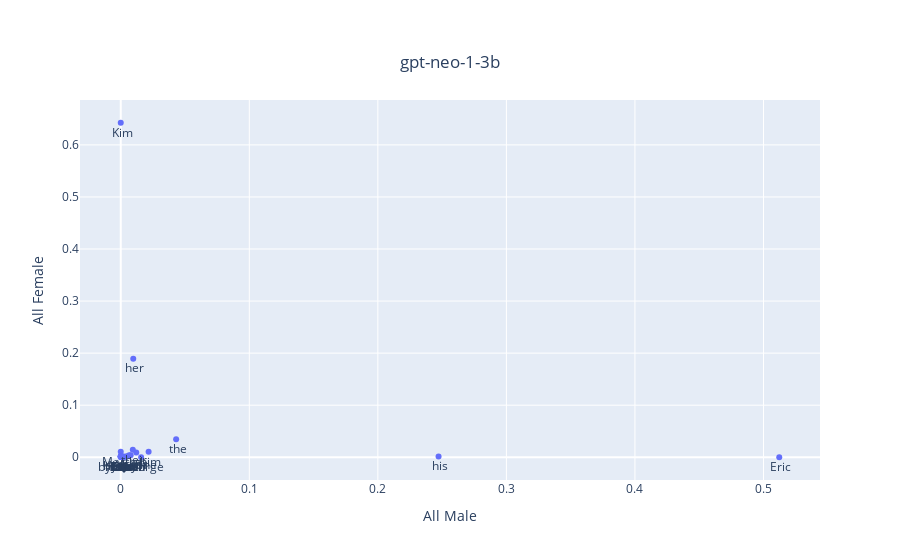

Notebook cell for this chart:
### Code cell
plot_compare_prompt_logprobs(prompt1, prompt2, "All Male", "All Female")

### Figure 1 — Plotly figure (JSON) as saved in the notebook; plotly's stock layout.template omitted (floating-point values rounded to 4 significant figures)
{"data": [{"mode": "markers+text", "text": [" his", " Eric", " their", " Martha", " Mary", " both", " himself", " K", " Kim", "bytes:'\\n'", " John", " someone", " the", " one", " them", " Lee", " George", " an", "Eric", " a", " her", " me", " �", " him", " herself", "Kim", " Lisa", " Erica"], "textposition": "bottom center", "type": "scatter", "x": [0.2472, 0.5122, 0.009391, 0, 0, 0.001246, 0.002338, 0, 0, 0.001486, 0.001213, 0.006582, 0.04309, 0.002205, 0.007695, 0, 0.01585, 0.00193, 0.0011, 0.01206, 0.009727, 0.004595, 0.001539, 0.02167, 0, 0, 0, 0.001306], "y": [0.001651, 0, 0.01421, 0.01044, 0.001908, 0.0007046, 0, 0.0006267, 0.6425, 0, 0, 0.003839, 0.03455, 0.001509, 0.003649, 0.001208, 0, 0.000827, 0, 0.009355, 0.1894, 0.001976, 0, 0.01052, 0.001256, 0.0008838, 0.0008206, 0]}], "layout": {"title": {"text": "gpt-neo-1-3b", "x": 0.5, "xanchor": "center", "y": 0.9, "yanchor": "top"}, "xaxis": {"title": {"text": "All Male"}}, "yaxis": {"title": {"text": "All Female"}}}}
